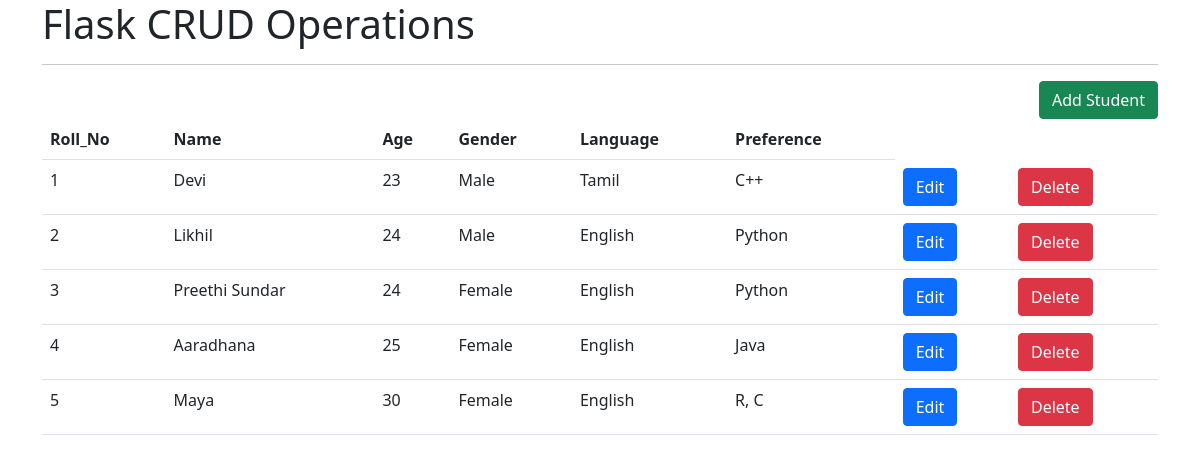
The page / on the database its author committed.
### tables this page shows
CREATE TABLE "student" (
	"ID"	INTEGER,
	"Name"	TEXT,
	"Age"	INTEGER,
	"Gender"	TEXT,
	"Language"	TEXT,
	"Preference"	TEXT,
	PRIMARY KEY("ID" AUTOINCREMENT)
);

### app.py (the view)
@app.route('/')
def home():
    conn=sql.connect("users.db")
    conn.row_factory=sql.Row
    cur=conn.cursor()
    cur.execute("select * from student")
    data=cur.fetchall()
    return render_template("home.html",datas=data)

### templates/home.html
{% extends "base.html" %}
{% block body %}
    <h1>Flask CRUD Operations</h1>
    <hr>
    <div style="justify-content: right;text-align: right;">
      <a href="{{url_for('add_user')}}" class="btn btn-success">Add Student</a>
    </div>
    <table class="table table-border">
      <tr>
        <th>Roll_No</th>
        <th>Name</th>
        <th>Age</th>
        <th>Gender</th>
        <th>Language</th>
        <th>Preference</th>
      </tr>
      <tr>
        {%for row in datas%}
        <tr>
          <td>{{loop.index}}</td>
          <td>{{row.Name}}</td>
          <td>{{row.Age}}</td>
          <td>{{row.Gender}}</td>
          <td>{{row.Language}}</td>
          <td>{{row.Preference}}</td>
          <td><a href="{{url_for('edit_user',id=row.id)}}" class="btn btn-primary">Edit</a></td>
          <td><a href="{{url_for('delete_user',id=row.id)}}" class="btn btn-danger">Delete</a></td>
        </tr>
        {%endfor%}
      </tr>
    </table>
{% endblock body %}

### templates/base.html (shortened to what this page needs)
<!doctype html>
<html lang="en">
  <head>
    <link href="https://cdn.jsdelivr.net/npm/bootstrap@5.1.3/dist/css/bootstrap.min.css" rel="stylesheet">
  </head>
  <body>
    <div class="container">
        {% block body %}
        {% endblock body %}
    </div>
  </body>
</html>

### rows shown on the page
student: Name "Devi", Age "23", Gender "Male", Language "Tamil", Preference "C++"
student: Name "Likhil", Age "24", Gender "Male", Language "English", Preference "Python"
student: Name "Preethi Sundar", Age "24", Gender "Female", Language "English", Preference "Python"
student: Name "Aaradhana", Age "25", Gender "Female", Language "English", Preference "Java"
student: Name "Maya", Age "30", Gender "Female", Language "English", Preference "R, C"
